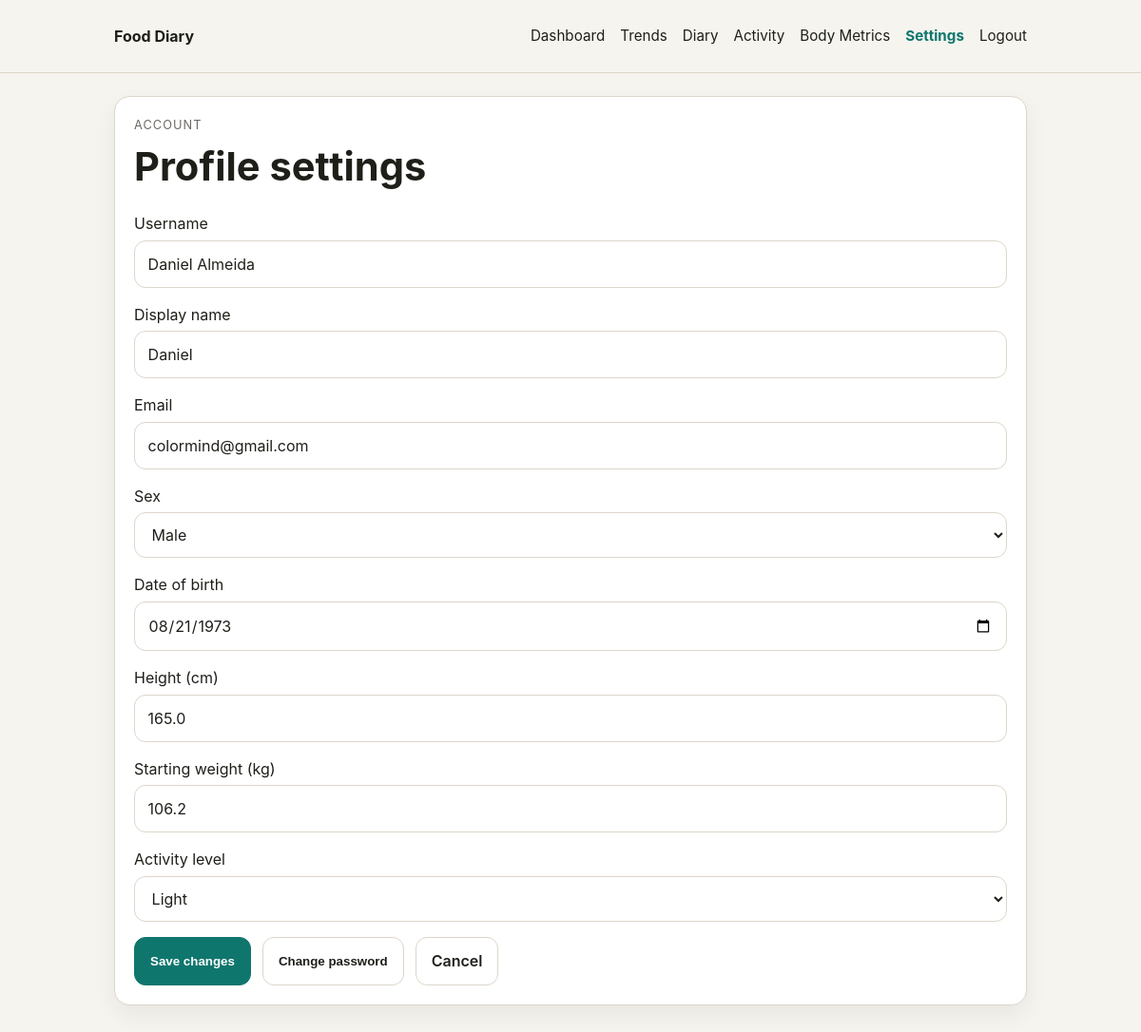
The app's page /settings (signed in) with its own data.
### tables this page shows
CREATE TABLE "users" (
	"id"	INTEGER,
	"user_name"	TEXT NOT NULL UNIQUE,
	"email"	TEXT UNIQUE,
	"password_hash"	TEXT NOT NULL,
	"display_name"	TEXT,
	"is_active"	INTEGER NOT NULL DEFAULT 1,
	"created_at"	TEXT DEFAULT CURRENT_TIMESTAMP,
	"sex"	TEXT,
	"date_of_birth"	TEXT,
	"height_cm"	REAL,
	"start_weight_kg"	REAL,
	"activity_level"	TEXT NOT NULL CHECK("activity_level" IN ('sedentary', 'light', 'moderate', 'very_active', 'extra_active')),
	"must_change_password"	INTEGER NOT NULL DEFAULT 0,
	PRIMARY KEY("id" AUTOINCREMENT)
);

### app/routers/auth.py (the view)
@router.get("/settings")
async def settings_page(request: Request):
    redirect = login_redirect(request)
    if redirect:
        return redirect
    user_name = get_current_user_name(request)
    return templates.TemplateResponse(
        request,
        "settings.html",
        {
            "request": request,
            "user": request.session.get("user"),
            "profile": load_profile(user_name),
            "error": None,
            "success": None,
            "activity_levels": {
                "sedentary": "Sedentary",
                "light": "Light",
                "moderate": "Moderate",
                "very_active": "Very active",
                "extra_active": "Extra active",
            },
        },
    )

### app/templates/settings.html (shortened to what this page needs)
{% extends "base.html" %}
{% block content %}
<section class="detail-card">
    <div class="page-head">
        <div class="page-head-main">
            <p class="eyebrow">Account</p>
            <div class="page-head-title-row">
                <h1>Profile settings</h1>
            </div>
        </div>
    </div>
    <form method="post" action="/settings" class="stack">
        <label>
            Username
            <input type="text" value="{{ profile.user_name }}" disabled>
        </label>
        <label>
            Display name
            <input type="text" name="display_name" value="{{ profile.display_name or '' }}">
        </label>
        <label>
            Email
            <input type="email" name="email" value="{{ profile.email or '' }}">
        </label>
        <label>
            Sex
            <select name="sex" required>
                <option value="male" {% if profile.sex == "male" %}selected{% endif %}>Male</option>
            </select>
        </label>
        <label>
            Date of birth
            <input type="date" name="date_of_birth" value="{{ profile.date_of_birth or '' }}" required>
        </label>
        <label>
            Height (cm)
            <input type="number" step="0.1" name="height_cm" value="{{ profile.height_cm or '' }}" required>
        </label>
        <label>
            Starting weight (kg)
            <input type="number" step="0.1" name="start_weight_kg" value="{{ profile.start_weight_kg or '' }}" required>
        </label>
        <label>
            Activity level
            <select name="activity_level" required>
                {% for value, label in activity_levels.items() %}
                    <option value="{{ value }}" {% if profile.activity_level == value %}selected{% endif %}>{{ label }}</option>
                {% endfor %}
            </select>
        </label>
        <div class="inline-edit-buttons">
            <button type="submit" class="btn btn-primary">Save changes</button>
            <button type="button" class="btn btn-secondary" id="open-password-modal">Change password</button>
            <a href="/dashboard" class="btn btn-secondary">Cancel</a>
        </div>
    </form>
</section>
{% endblock %}

### app/static/styles.css (style rules this page uses)
:root { --bg: #f6f4ef; --surface: #ffffff; --surface-2: #f0ece4; --text: #1f1f1a; --muted: #6d6a63; --border: #ddd6ca; --primary: #0f766e; --primary-hover: #115e59; --radius: 16px; --shadow: 0 10px 24px rgba(0, 0, 0, 0.06); --space-2: 0.5rem; --space-3: 0.75rem; --space-4: 1rem; --space-5: 1.25rem; --space-6: 1.5rem; --space-8: 2rem; --max-width: 960px; }
* { box-sizing: border-box; }
html, body { margin: 0; padding: 0; overflow-x: clip; }
body { font-family: Inter, system-ui, sans-serif; background: var(--bg); color: var(--text); line-height: 1.5; }
a { color: inherit; text-decoration: none; }
.hero-card, .stat-card, .detail-card { background: var(--surface); border: 1px solid var(--border); border-radius: var(--radius); box-shadow: var(--shadow); }
.hero-card h1, .page-head h1 { margin: 0 0 var(--space-2); font-size: clamp(1.8rem, 5vw, 2.6rem); line-height: 1.1; }
.btn { display: inline-flex; align-items: center; justify-content: center; min-height: 44px; padding: 0.8rem 1rem; border-radius: 12px; font-weight: 600; border: 1px solid var(--border); background: var(--surface); color: var(--text); cursor: pointer; }
.btn-primary { background: var(--primary); color: white; border-color: var(--primary); }
.page-head { margin-bottom: var(--space-6); }
.page-head-main { display: grid; gap: 0.5rem; }
.page-head-title-row { display: grid; grid-template-columns: minmax(0, 1fr) auto; align-items: center; gap: 1rem; }
.page-head-title-row h1 { margin: 0; line-height: 1.1; }
.eyebrow { margin: 0 0 0.25rem; color: var(--muted); text-transform: uppercase; letter-spacing: 0.08em; font-size: 0.8rem; }
.stat-card, .detail-card { padding: var(--space-5); }
.stack { display: grid; gap: var(--space-4); }
.inline-edit-buttons { display: flex; gap: var(--space-3); }
label { display: grid; gap: 0.35rem; }
input, select { width: 100%; padding: 0.75rem 0.85rem; border: 1px solid var(--border); border-radius: 12px; background: var(--surface); color: var(--text); font: inherit; }
.btn-secondary { background: var(--surface); color: var(--text); border-color: var(--border); }

### records on screen
users: user_name "Daniel Almeida", display_name "Daniel", email "colormind@gmail.com", sex "Male", date_of_birth "08/21/1973", height_cm "165.0", start_weight_kg "106.2", activity_level "Light"
